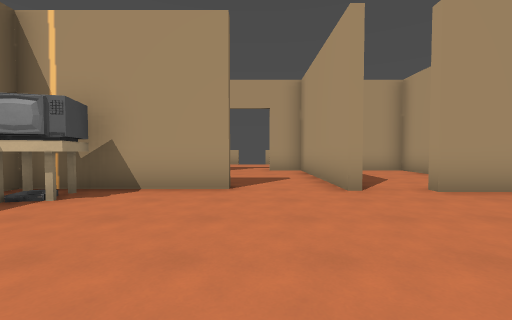
View 1 (above)

19 first-person views from a walk through a 3-D level made in the Godot game engine. The camera is 1.4 m above the floor, tilts 2° down and sees 90° across. The floor is counted in squares, 2 m on a side. Each view is taken from the middle of a square. On the plan, view 1 faces up. The plan holds only what a view shows up to about 9 squares ahead; the rest is blank. Some surface patterns are stand-ins.

View 2
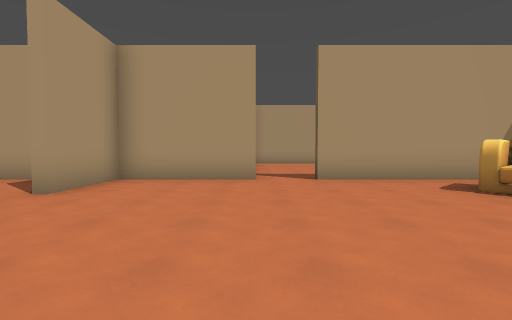

View 3
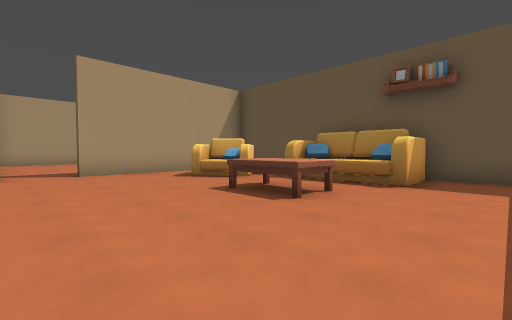

View 4
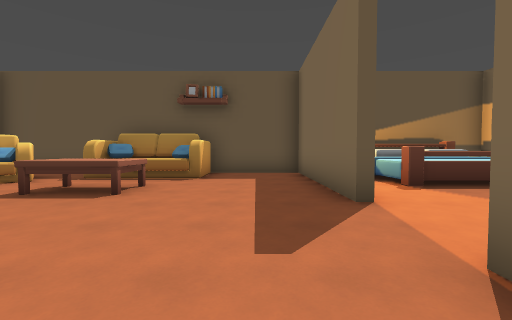

View 5
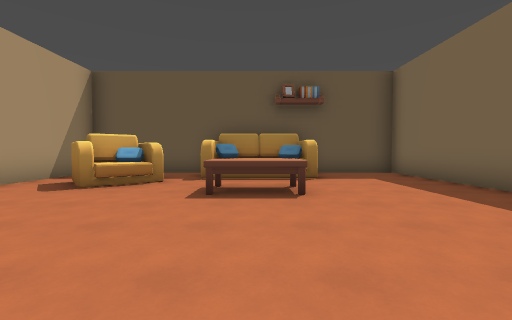

View 6
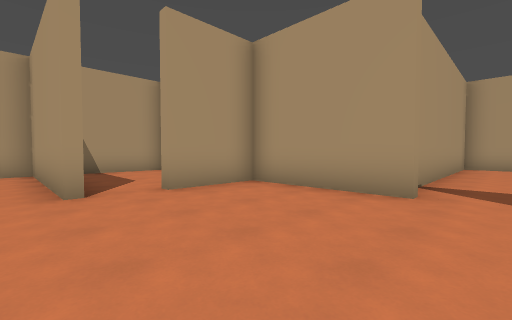

View 7
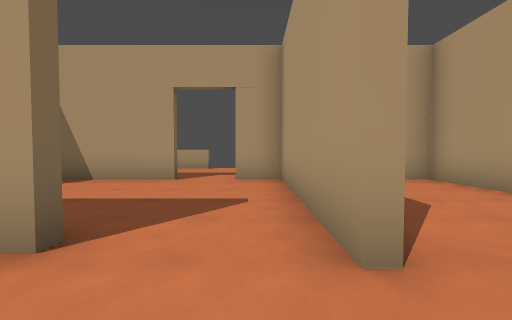

View 8
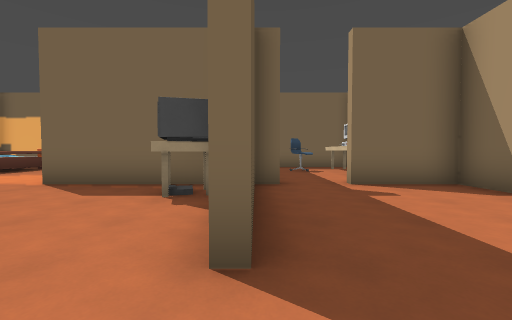

View 9
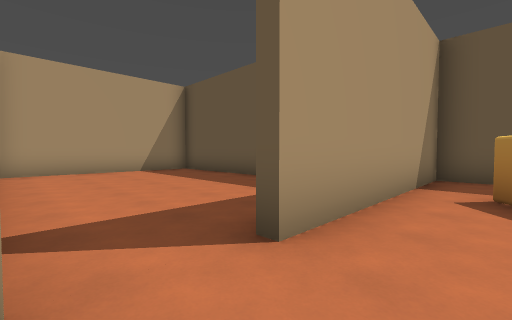

View 10
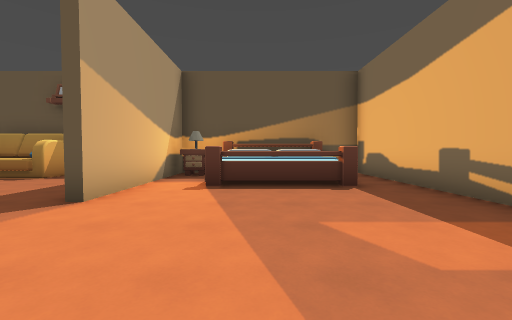

View 11
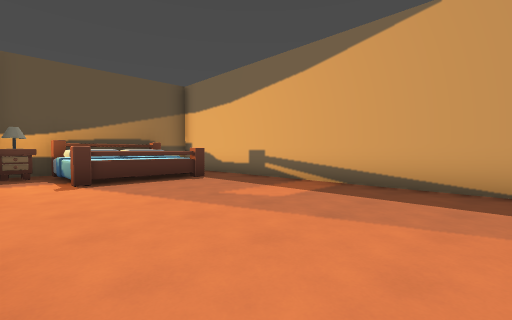

View 12
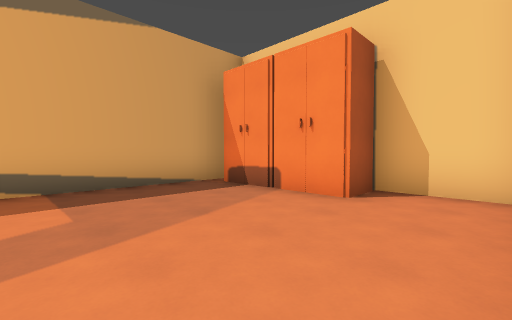

View 13
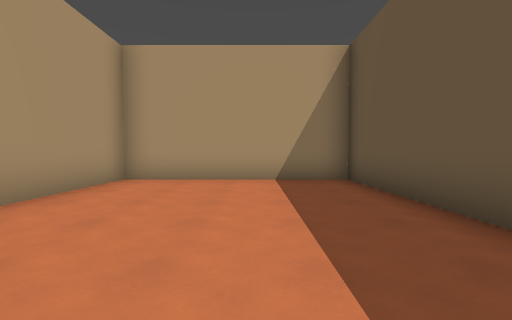

View 14
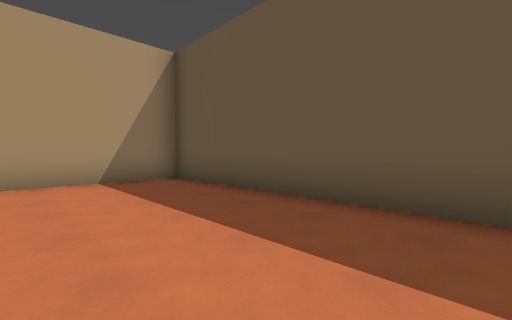

View 15
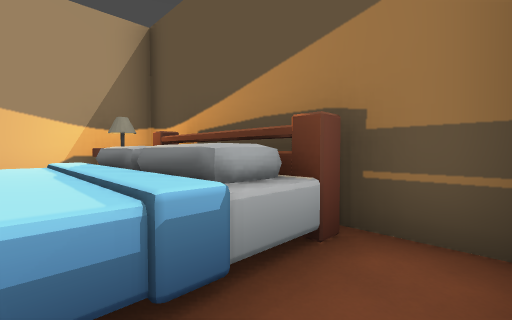

View 16
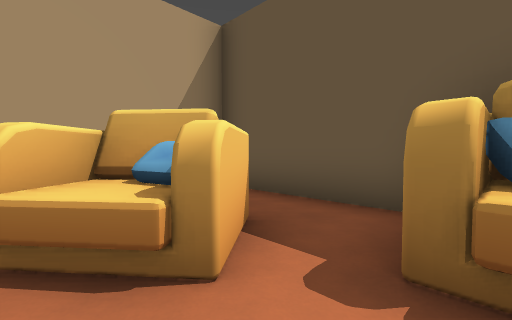

View 17
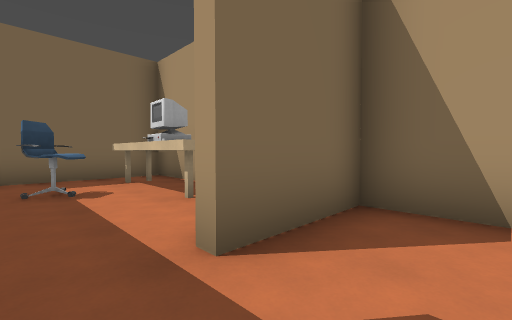

View 18
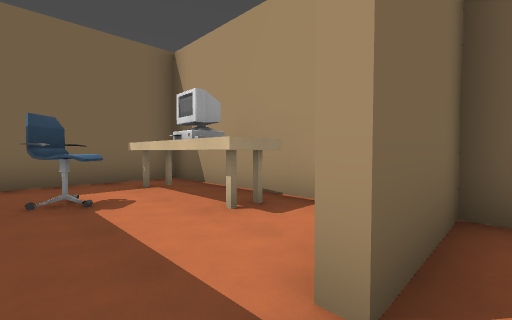

View 19
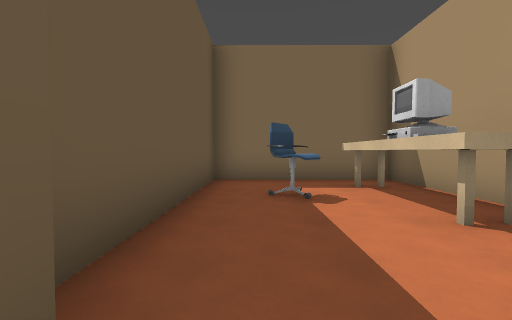

### Floor plan
Key: @ floor where view 1 was taken; # wall or solid block; x gap in a wall; . floor; ^ raised ledge; T table; A armchair; C chair; L lamp; O other object.
Columns run from 11 left of view 1 to 14 right of it. Each row starts with its distance up from view 1.
 12           ..
 11           ..
 10 ####^# ####.#
  9 #..... #.....####
  8 #.###..#.....#..#
  7 #..C...#.....#..#
  6 #............#..#
  5 ###########..#x###
  4 #.###..TT........#
  3 #......#.........#
  2 #......#.........#########
  1 #......#.................#
  0 #..........@.............#
 -1 #................#.......#
 -2 #......#...^.....#.......#
 -3 #.#^^#.#...^..A..#.......#
 -4 #.^^^^.#.....AAA.#.......#
 -5 #.^^^OL#..#^#....#########
 -6 #.####L#..###....#
 -7 ###    #### ######

Positions as (right, up) in squares from view 1, and headings:
1: (0, 0), facing up
2: (-1, 1), facing right
3: (-3, 1), facing down-right
4: (-3, 2), facing down
5: (0, 2), facing down
6: (1, 0), facing up-right
7: (1, 3), facing up
8: (1, 5), facing left
9: (4, 1), facing down-right
10: (-7, 2), facing down
11: (-5, 3), facing down-left
12: (-5, 0), facing up-left
13: (7, -2), facing right
14: (7, -1), facing down-right
15: (-10, -4), facing down-right
16: (1, -3), facing down-right
17: (-3, 6), facing up-left
18: (-4, 6), facing up-left
19: (-4, 6), facing left
